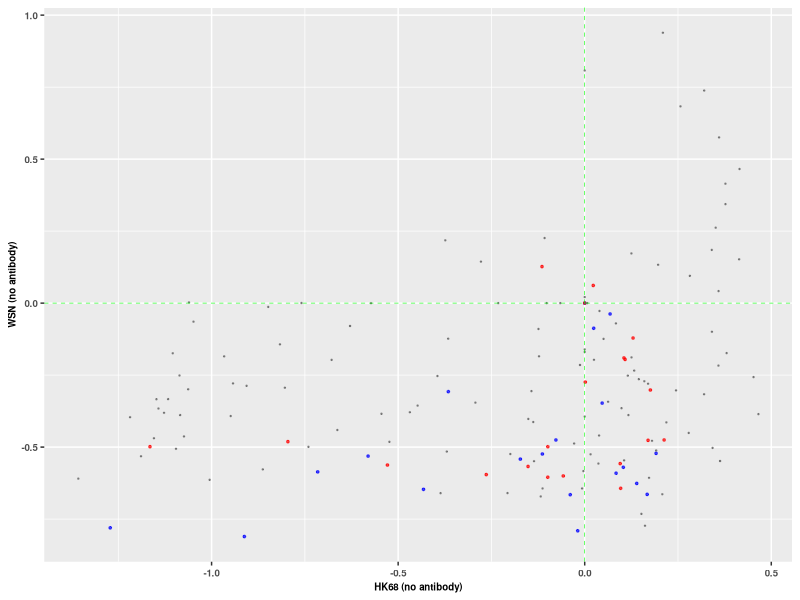
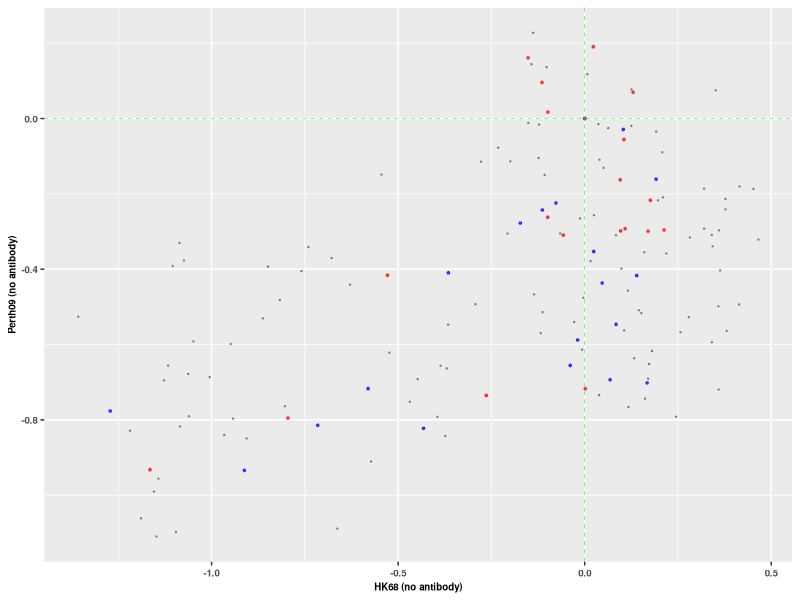
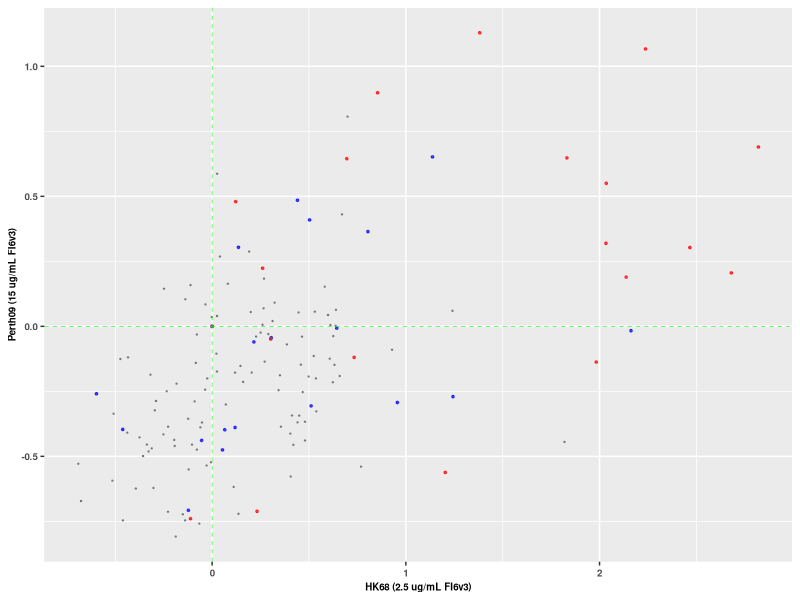
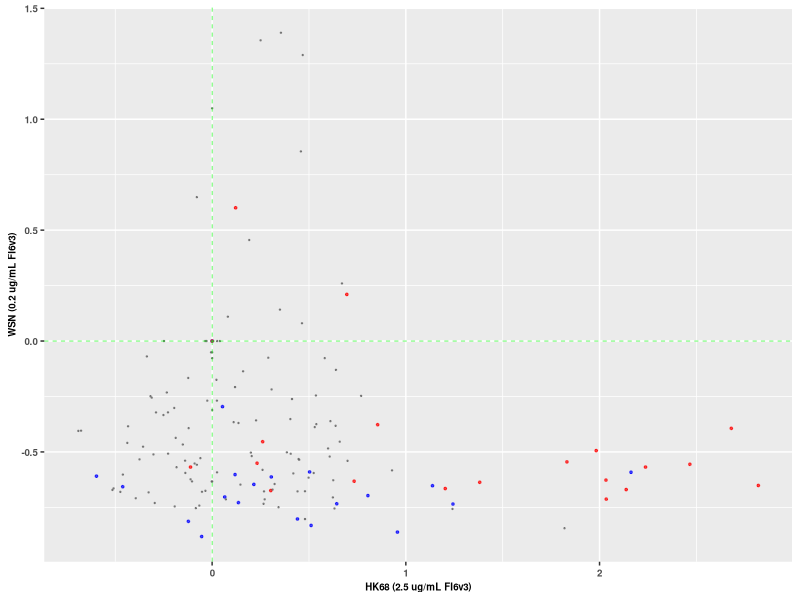
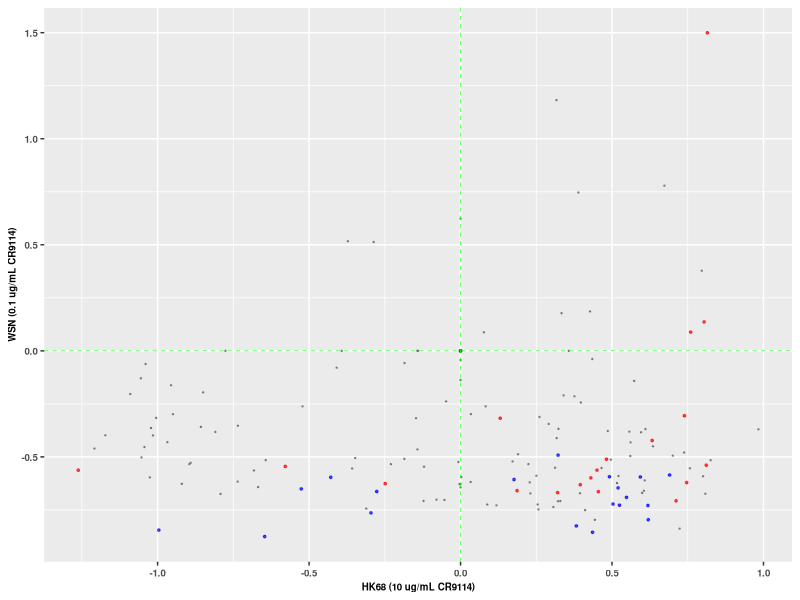

The R source for these figures, in order:
#R code
library(ggplot2)
library(scales)
library(RColorBrewer)
library(readr)
library(tidyr)
library(reshape)
library(stringr)
library(dplyr)
library(ggrepel)
library(gridExtra)
require(cowplot)

color_by_resi <- function(resi){
  if (resi==42){return ('42')}
  else if (resi==45){return ('45')}
  else {return ('Other')}
  }

size_by_resi <- function(resi){
  if (resi==42){return (3)}
  else if (resi==45){return (3)}
  else {return (1)}
  }

plot_scatter <- function(fit_table,graphname,xlab,ylab){
  textsize <- 7
  sizes <- unique(fit_table$size)
  names(sizes) <- as.character(unique(fit_table$size))
  cor_summary <- cor.test(log10(fit_table$HK68),log10(fit_table$Other))
  pvalue <- cor_summary$p.value
  cor    <- signif(cor(log10(fit_table$HK68),log10(fit_table$Other)),2)
  p  <- ggplot(fit_table,aes(log10(HK68),log10(Other),color=color,size=as.factor(size))) + 
          geom_point(alpha=0.7) +
          scale_size_manual(values = sizes/5) + 
          scale_color_manual(values=c('blue','red','gray40')) +
          theme(plot.title=element_text(size=textsize,face="bold"),
                axis.title=element_text(size=textsize,face="bold"),
                axis.text=element_text(size=textsize,face="bold"),
                legend.title=element_blank(),
                legend.text=element_text(size=textsize,face="bold"),
                legend.position='none') +
          xlab(xlab) +
          ylab(ylab) +
          geom_hline(aes(yintercept=0), color='green', linetype=2,size=0.2) +
          geom_vline(aes(xintercept=0), color='green', linetype=2,size=0.2)
  print (graphname)
  print (paste('P=',pvalue,sep=''))
  print (paste('R=',cor,sep=''))
  ggsave(graphname, p, width=1.8,height=1.8)
  }

FitTable  <- read_tsv('result/Fit_compare.tsv') %>%
                mutate(color=mapply(color_by_resi,pos)) %>%
                mutate(size=mapply(size_by_resi,pos)) %>%
                filter(HK68_fit_no_antibody!=-1)
fit_table_vsWSN <- FitTable %>%
                     select(HK68_fit_no_antibody, WSN_fit_mock, color, size) %>%
                     rename(HK68=HK68_fit_no_antibody) %>%
                     rename(Other=WSN_fit_mock)
fit_table_vsPerth09 <- FitTable %>%
                         select(HK68_fit_no_antibody, Perth09_fit_mock, color, size) %>%
                         rename(HK68=HK68_fit_no_antibody) %>%
                         rename(Other=Perth09_fit_mock)
fit_table_vsPerth09_FI6v3 <- FitTable %>%
			       select(HK68_fit_2500ng_FI6v3, Perth09_fit_FI6v3_15ug, color, size) %>%
			       rename(HK68=HK68_fit_2500ng_FI6v3) %>%
			       rename(Other=Perth09_fit_FI6v3_15ug)
fit_table_vsWSN_FI6v3 <- FitTable %>%
		           select(HK68_fit_2500ng_FI6v3, WSN_fit_FI6v3_200ng, color, size) %>%
		           rename(HK68=HK68_fit_2500ng_FI6v3) %>%
		           rename(Other=WSN_fit_FI6v3_200ng)
fit_table_vsWSN_CR9114 <- FitTable %>%
		            select(HK68_fit_10ug_CR9114, WSN_fit_CR9114_100ng, color, size) %>%
		            rename(HK68=HK68_fit_10ug_CR9114) %>%
		            rename(Other=WSN_fit_CR9114_100ng)
plot_scatter(fit_table_vsWSN,'graph/scatter_fit_WSN_compare.png','HK68 (no antibody)','WSN (no antibody)')
plot_scatter(fit_table_vsPerth09,'graph/scatter_fit_Perth09_compare.png','HK68 (no antibody)','Perth09 (no antibody)')
plot_scatter(fit_table_vsPerth09_FI6v3,'graph/scatter_fit_Perth09_FI6v3_compare.png','HK68 (2.5 ug/mL FI6v3)','Perth09 (15 ug/mL FI6v3)')
plot_scatter(fit_table_vsWSN_FI6v3,'graph/scatter_fit_WSN_FI6v3_compare.png','HK68 (2.5 ug/mL FI6v3)','WSN (0.2 ug/mL FI6v3)')
plot_scatter(fit_table_vsWSN_CR9114,'graph/scatter_fit_WSN_CR9114_compare.png','HK68 (10 ug/mL CR9114)','WSN (0.1 ug/mL CR9114)')
